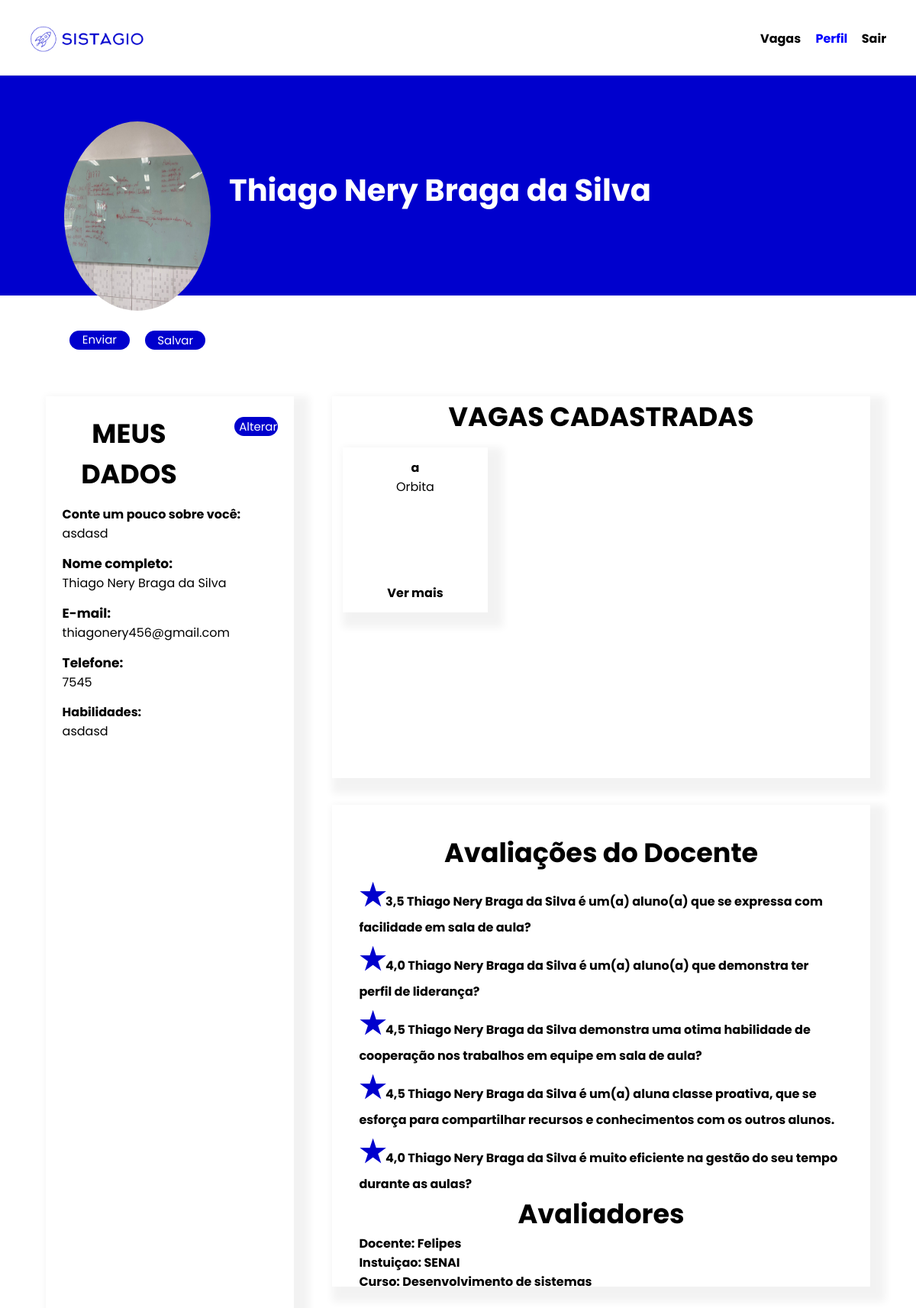
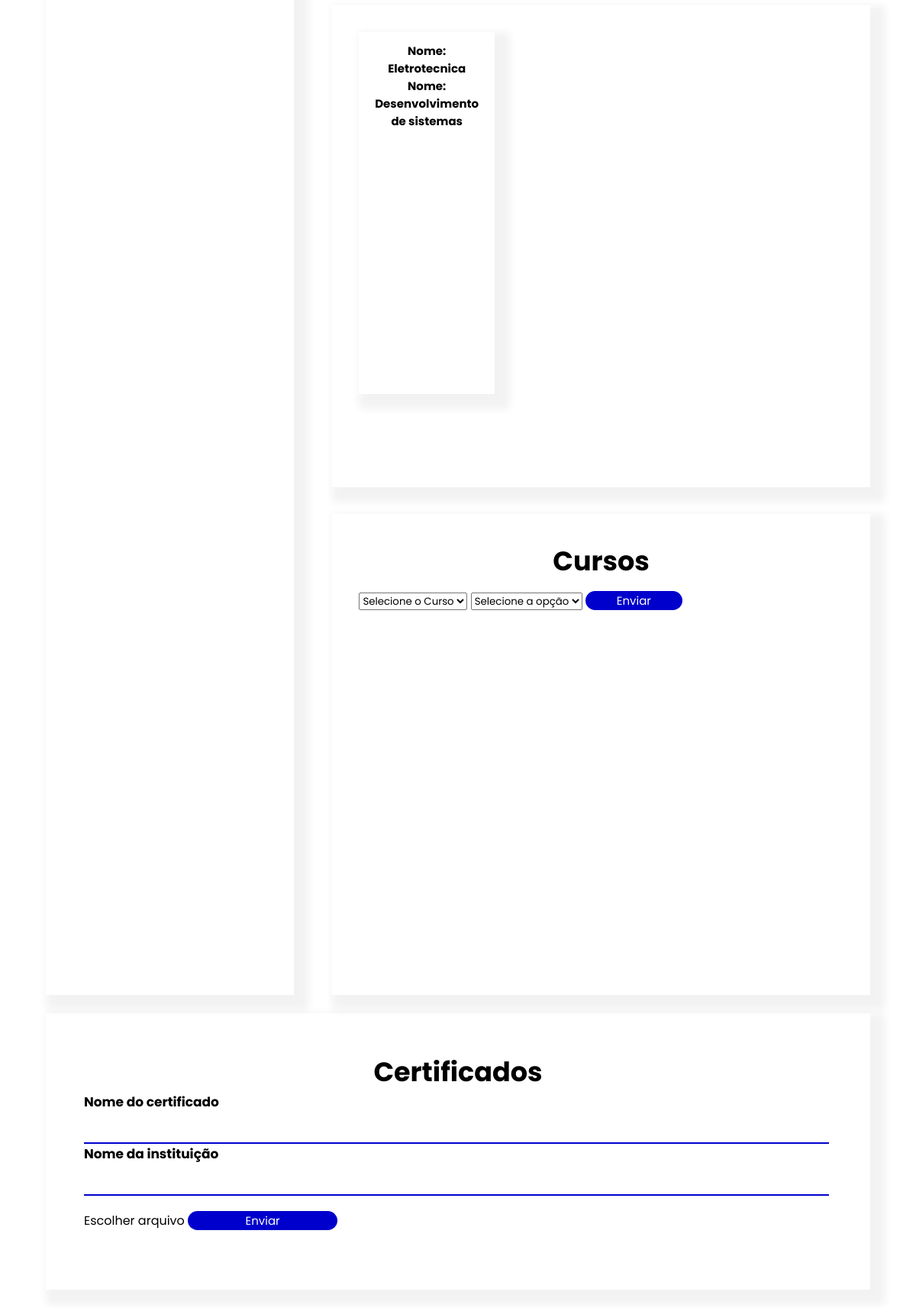
The app's page /perfil/ (signed in) with its own data (2 pictures, top to bottom).
### perfil/models.py (models this page shows)
class PerfilUser(models.Model):
    per_cod = models.BigAutoField(primary_key=True)
    per_nascimento = models.DateField(null=True,blank=True)
    per_pessoa_fk = models.ForeignKey(User, on_delete=models.CASCADE,verbose_name='Usuario')
    cpf_cnpj = models.CharField(max_length=18, blank=True)
    per_tell = models.CharField(max_length=14, blank=True)
    tipo = models.CharField(max_length=1, blank=True)
    per_foto = models.FileField(upload_to='fotos_usuario/%Y/%m/', null=True, blank=True)
    per_detalhe = models.TextField( blank=True )
    per_habilidade = models.TextField( blank=True)

class Perguntas(models.Model):
    per_codigo = models.BigAutoField(primary_key=True)
    per_pergunta = models.CharField(max_length=155, null=True, blank=True)

class Aluno_avaliado(models.Model):
    alu_codigo = models.BigAutoField(primary_key=True)
    alu_docente_fk = models.ForeignKey(Docente, on_delete=models.CASCADE,null=True)
    alu_perfil_fk = models.ForeignKey(PerfilUser, on_delete=models.CASCADE)
    alu_curso_aluno_fk = models.ForeignKey(curso_aluno, on_delete=models.CASCADE, null=True)

class Docente(models.Model):
    doce_codigo = models.BigAutoField(primary_key=True)
    doce_perfil_pk = models.ForeignKey(PerfilUser, on_delete=models.CASCADE, null=True)
    doce_instituicao_fk = models.ForeignKey(User, on_delete=models.CASCADE, null=True)

class curso_aluno(models.Model):
    curs_codigo  = models.BigAutoField(primary_key=True)
    curs_insituicao = models.ForeignKey(curso_instituicao, on_delete=models.CASCADE)
    curs_perfil_fk = models.ForeignKey(PerfilUser, on_delete=models.CASCADE)

class curso_instituicao(models.Model):
    curs_codigo  = models.BigAutoField(primary_key=True)
    curs_nome = models.CharField(max_length=45, null=True)
    curs_perfil_fk = models.ForeignKey(PerfilUser, on_delete=models.CASCADE)

### post_vagas/models.py (models this page shows, shortened)
class Vaga_cadastradas(models.Model):
    vcad_codigo = models.BigAutoField(primary_key=True)
    vcad_perfil_fk = models.ForeignKey(PerfilUser, on_delete=models.CASCADE)
    vcad_postVaga_fk = models.ForeignKey(PostVagas, on_delete=models.CASCADE)

class PostVagas(models.Model):
    vag_cod = models.BigAutoField(primary_key=True)
    vag_usuario_fk = models.ForeignKey(User, on_delete=models.CASCADE)
    vag_nome = models.CharField(max_length=50,null=True,blank=True)
    vag_tell = models.CharField(max_length=50,null=True,blank=True)
    vag_email = models.EmailField(max_length=80,null=True,blank=True)
    vag_endereco = models.CharField(max_length=40,null=True,blank=True)
    vag_descricao = models.TextField(null=True,blank=True)
    vag_funcao = models.TextField(null=True,blank=True)
    vag_beneficio = models.TextField(max_length=100,null=True,blank=True)

### perfil/views.py (the view)
# urls.py: path('', views.AtualizacaoPerfil.as_view(), name='perfil'),
class AtualizacaoPerfil(Perfil):
    def post(self, *args, **kwargs):
        usuario = get_object_or_404(
            User, username=self.request.user.username)
        if 'mudar-foto' in self.request.POST:
            foto_pessoa =  self.request.FILES.get('perfil_foto_usuario')
            print(foto_pessoa)
            imagem_compactada = compactar_imagem(foto_pessoa)
            arquivo = SimpleUploadedFile('imagem.jpg', imagem_compactada)
            self.perfil.per_foto = arquivo
            self.perfil.save()
            return redirect('perfil:perfil')
        """ PRECISSA REPARO - DATA  """
        if 'dados-usuario' in self.request.POST:
            print('Entrou aqio')
            first_name = self.usuarioForm.data.get('first_name')
            if not self.usuarioForm.is_valid():
                messages.error(
                    self.request,
                    self.usuarioForm.errors
                )
                return redirect('perfil:perfil')
            email = self.usuarioForm.data.get('email').lower()
            senha = self.usuarioForm.data.get('password')
            if email:
                usuario.email = email
                usuario.username = email
            if senha:
                usuario.set_password(senha)
            testa = self.usuarioPerfil.save()
            print(testa)
            if first_name:
                usuario.first_name = first_name
            usuario.save()
            if senha:
                return redirect('home:logout')
            return redirect('perfil:perfil')
        if 'botao-certificado' in self.request.POST:
            documento = self.request.FILES.get('cert_arquivo')
            arquivo = self.certificado.save(commit=False)
            arquivo.cert_pessoa_fk = self.perfil
            arquivo.cert_arquivo = documento
            arquivo.save()
            return redirect('perfil:perfil')
        if 'botao-vag'  in self.request.POST:
            post = self.postvaga.save(commit=False)
            post.vag_usuario_fk =  usuario
            post.save()
            return redirect('perfil:perfil')
        if 'botao-csv' in self.request.POST:
            arquivo = self.request.FILES.get('arquivo')
            arquivo_nome_turma = self.request.POST.get('arquivo_nome_turma')
            if not arquivo or not arquivo_nome_turma:
                messages.error(
                    self.request,
                    "Digite todos os campos para o envio"
                )
                return redirect('perfil:perfil')
            file = arquivo.read().decode('latin-1').splitlines()
            reader = csv.reader(file, delimiter=';')
            aluno_lista = []
            for linha,tabela in enumerate(reader):
                if linha <= 2:
                    continue
                nome = tabela[1]
                matricula = tabela[0].replace('.','').replace(',','').replace('-','')
                obj = models.Aluno_Csv(
                    alu_nome=nome,
                    alu_matricula=matricula,
                    alu_turma=arquivo_nome_turma,
                )
                models.Aluno_Csv.objects.filter(alu_nome=nome, alu_matricula=matricula
                                                ,alu_turma=arquivo_nome_turma).delete()
                aluno_lista.append(obj)
            models.Aluno_Csv.objects.bulk_create(aluno_lista)
        if 'btn-docente' in self.request.POST:
            if not self.docenteFormulario.is_valid():
                messages.error(
                    self.request,
                    self.docenteFormulario.errors
                )
                return redirect('perfil:perfil')
            nome_docente = self.request.POST.get('nome_docente')
            email_docente = self.request.POST.get('email_docente')
            senha_docente = self.request.POST.get('senha_docente')
            cpf_docente = self.request.POST.get('cpf_docente')
            docente = User(
                username= email_docente.lower(),
                first_name = nome_docente,
                email= email_docente
            )
            docente.set_password(senha_docente)
            docente.save()
            perfil = models.PerfilUser(
                per_pessoa_fk=docente,
                tipo='D',
                cpf_cnpj= cpf_docente,
            )
            docente_perfil = []
            docente_perfil.append(perfil)
            models.PerfilUser.objects.bulk_create(docente_perfil)
            instituicao_docente = models.Docente(doce_perfil_pk=perfil, doce_instituicao_fk=usuario)
            instituicao_docente.save()
            curso_docente = self.request.POST.getlist('curso_docente')
            for value in curso_docente:
                curso_instituicao = get_object_or_404(models.curso_instituicao, curs_codigo=int(value))
                docente_curso = Docente_curso(doce_docente_pk=instituicao_docente,
                                              doce_curso_instituicao_fk=curso_instituicao)
                docente_curso.save()
            return redirect('perfil:perfil')
        if 'botao-curso-instituicao' in self.request.POST:
            curso = self.cursoform.save(commit=False)
            curso.curs_perfil_fk = self.perfil
            curso.save()
        if 'curso_escolhido' in self.request.POST:
            nome_instituicao = self.request.POST.get('instituicao')
            nome_curso = self.request.POST.get('curso')
            usuario = get_object_or_404(User, first_name=nome_instituicao)
            perfil = models.PerfilUser.objects.filter(per_pessoa_fk=usuario).first()
            curso_institui = get_object_or_404(models.curso_instituicao, curs_perfil_fk=perfil, curs_nome=nome_curso)
            print(curso_institui, 'Aqui')
            aluno_curso = models.curso_aluno(curs_insituicao=curso_institui, curs_perfil_fk=self.perfil)
            aluno_curso.save()
            return redirect('perfil:perfil')
        return redirect('home:inicial')

### perfil/templates/perfil/perfil.html (shortened to what this page needs)
{% extends 'base.html' %}
{% load static %}
{% block conteudo %}
{% include 'parcias/_header.html' %}
{% block style %}
<link rel="stylesheet" href="{% static 'perfil.css'%}">{% endblock %}
<main class="main">
    <div class="container-inicio">
        <div class="foto-perfi">
            {% if perfilPessoa.per_foto %}
            <img src="{{perfilPessoa.per_foto.url}}" alt="" class="img-perfil">
            {%endif%}
            <form class="container-foto-form" method="POST" enctype="multipart/form-data">
                <label for="btn-foto-alterar" id="label-file">Enviar Arquivo</label>
                <button class="btn-alterar-sobre1" name="mudar-foto">Salvar foto</button>
            </form>
        </div>
        <div class="titulo">
            <h3 class="text-titulo">{{user.first_name}}</h3>
        </div>
    </div>
    <div class="container-meio">
        <div class="container-sobre">
            <div class="form-dados-sobre" id="form-dados-banco">
                <div class="titulo-sobre">
                    <h3 class="title-meio-h3">MEUS DADOS</h3>
                    <button class="btn-alterar-sobre" id="btn-alterar">Alterar</button>
                </div>
                <div class="descricao">
                    <h4 class="text-descricao">Conte um pouco sobre você:</h4>
                    <p>{{perfilPessoa.per_detalhe}}</p>
                </div>
                <div class="dados-pessoais">
                    <label for="" class="text-dados">Nome completo:</label>
                    <p>{{user.first_name}}</p>
                </div>
                <div class="dados-pessoais">
                    <label for="" class="text-dados">E-mail:</label>
                    <p>{{user.email}}</p>
                </div>
                <div class="dados-pessoais">
                    <label for="" class="text-dados ">Telefone:</label>
                    <p class="{% if not perfilPessoa.per_tell%}null-tell{%endif%}">
                        {% if perfilPessoa.per_tell%} {{perfilPessoa.per_tell}} {%endif%}
                    </p>
                </div>
                {% if perfilPessoa.tipo == 'A' %}
                <div class="descricao">
                    <h4 class="text-descricao">Habilidades:</h4>
                    <p>{{perfilPessoa.per_habilidade}}</p>
                </div>
                {%endif%}
            </div>
        </div>
        <div class="box-vagas">
            <div class="container-vagas-cadastradas">
                <h3 class="title-meio-h3">{% if perfilPessoa.tipo == 'A' %}VAGAS CADASTRADAS{%endif%}
                </h3>
                <div class="card-vagas" id="card-vagas">
                    {% if perfilPessoa.tipo == 'A' %}
                    {% for Vaga in vaga_cadastradas%}
                    <div class="itens-card-vagas">
                        <h4 class="title-card-vagas">{{Vaga.vcad_postVaga_fk.vag_nome}}</h4>
                        <p class="descricao-vaga">{{Vaga.vcad_postVaga_fk.vag_usuario_fk.first_name}}</p>
                        <div class="div-btn-ver-mais">
                            <a href="" class="btn-ver-mais">
                                <p class="text-ver-mais"> Ver mais</p>
                            </a>
                        </div>
                    </div>
                    {%endfor%}
                    {%endif%}
                </div>
            </div>
            {% if perfilPessoa.tipo == 'A' %}
            <div class="container-avaliacao">
                <h4 class="title-meio-h3">Avaliações do Docente</h4>
                {% for pergunta, nota in lista_pergunta_media%}
                    <h4> <span class="star">★</span>{{nota}} {{user.first_name}} {{pergunta}} </h4>
                {%endfor%}
                 <h4 class="title-meio-h3">Avaliadores</h4>
                 {% for ava in  aluno_verificado %}
                        <h4>Docente: {{ava.alu_docente_fk.doce_perfil_pk.per_pessoa_fk.first_name}}</h4>
                        <h4 >Instuiçao: {{ava.alu_docente_fk.doce_instituicao_fk.first_name.upper}}</h4>
                        <h4 >Curso: {{ava.alu_curso_aluno_fk.curs_insituicao.curs_nome}}</h4>
                        <br>
                {%endfor%}
            </div>
            <div class="container-avaliacao">
                <div class="itens-card-vagas2">
                    {% for curso in  curso_aluno_vinculado%}
                    <h1 class="nome-curso">Nome: {{curso.curs_insituicao.curs_nome}}</h1>
                    {%endfor%}
                </div>
            </div>
            <form action="" method="POST" name="curso_escolhido">
                <div class="container-avaliacao">
                    <h4 class="title-meio-h3">Cursos</h4>
                    <select id="firstOption" name="instituicao">
                        <option value="">Selecione o Curso</option>
                    </select>
                    <select id="secondOption" name="curso">
                        <option value="">Selecione a opção</option>
                    </select>
                    <button type="submit" name="curso_escolhido" class="btn-alterar-sobre">Enviar</button>
                </div>
            </form>
            {%endif%}
        </div>
    </div>
    <div class="container-certificados">
        <div class="titulo-certificados">
            {% if perfilPessoa.tipo == 'A' %}
            <h3 class="title-meio-h3">Certificados</h3>
            <form method="POST" enctype="multipart/form-data">
                <label for="id_cert_nome_curso" class="text-dados">Nome do certificado</label>
                <input required type="text" name="{{certificados.cert_nome_curso.name}}" class="input-dados"
                    id="id_cert_nome_curso">
                <label  for="id_cert_instituicao" class="text-dados">Nome da instituição</label>
                <input required type="text" name="{{certificados.cert_instituicao.name}}" id="id_cert_instituicao"
                    class="input-dados">
                <label for="certificado_aluno"> Escolher arquivo</label>
                <button type="submit" class="btn-alterar-sobre" name="botao-certificado">Enviar</button>
            </form>
            {%endif%}
{%endblock%}

### records on screen
PerfilUser: per_foto (picture), per_detalhe "asdasd", per_tell "7545", per_habilidade "asdasd", tipo "A" (drawn)
Vaga_cadastradas: vcad_postVaga_fk.vag_nome "a", vcad_postVaga_fk.vag_usuario_fk.first_name "Orbita"
Perguntas: lista_pergunta_media "é um(a) aluno(a) que se expressa com facilidade em sala de aula?"
Perguntas: lista_pergunta_media "é um(a) aluno(a) que demonstra ter perfil de liderança?"
Perguntas: lista_pergunta_media "demonstra uma otima habilidade de cooperação nos trabalhos em equipe em sala de aula?"
Perguntas: lista_pergunta_media "é um(a) aluna classe proativa, que se esforça para compartilhar recursos e conhecimentos com os outros alunos."
Perguntas: lista_pergunta_media "é muito eficiente na gestão do seu tempo durante as aulas?"
Aluno_avaliado: alu_docente_fk.doce_perfil_pk.per_pessoa_fk.first_name "Felipes", alu_docente_fk.doce_instituicao_fk.first_name "SENAI", alu_curso_aluno_fk.curs_insituicao.curs_nome "Desenvolvimento de sistemas"
curso_aluno: curs_insituicao.curs_nome "Eletrotecnica"
curso_aluno: curs_insituicao.curs_nome "Desenvolvimento de sistemas"

### other values on screen
{{ user.first_name }} "Thiago Nery Braga da Silva"
{{ user.email }} "thiagonery456@gmail.com"
{{ nota }} "3,5" "4,0" "4,5" "4,5" "4,0"
{{ user.first_name }} "Thiago Nery Braga da Silva" "Thiago Nery Braga da Silva" "Thiago Nery Braga da Silva" "Thiago Nery Braga da Silva" "Thiago Nery Braga da Silva"
